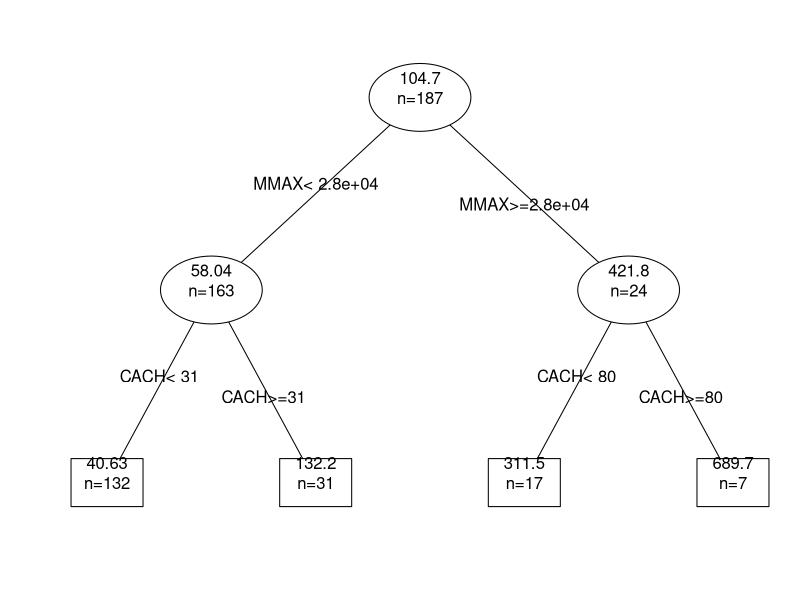
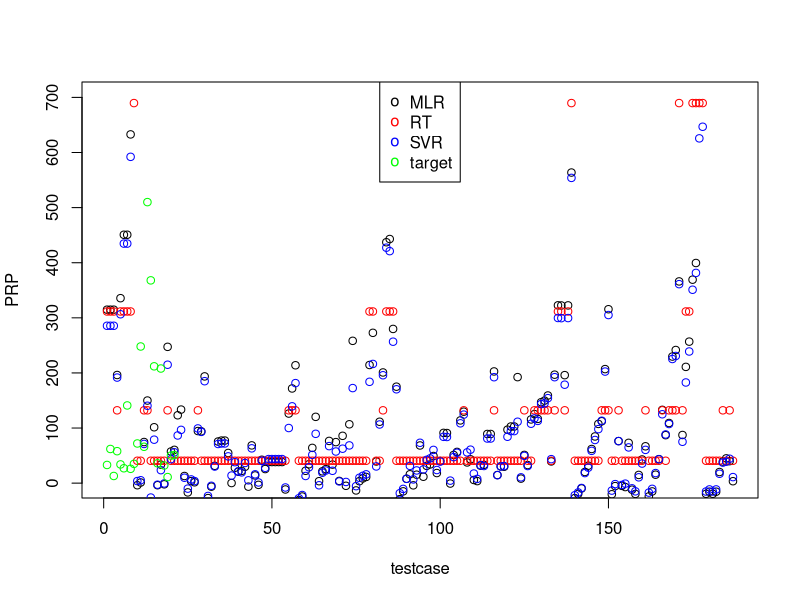

Write R code to recreate these figures, in order.
#load data
trainData = read.csv("Machine1.csv", header = TRUE)
testData = read.csv("Machinetest.csv", header = TRUE)

#load rpart
library(rpart)
library('kernlab')


#seperate X and Y in train and test data
trainData_x = trainData[,-1];
trainData_y = trainData[,1];

testData_x = testData[,-1];
testData_y = testData[,1];

#calcMSE method
calcMSE = function(predictedY,target) {
	error = predictedY-target
	return(mean(error^2))
}

#calcMAE method
calcMAE = function(predictedY,target) {
	error = abs(predictedY-target)
	return(mean(error))
}

#calcMAE method
calcRsq = function(predictedY,target) {
	errsq = (predictedY-target)^2
	meansq = (target-mean(target))^2
	
	frac = sum(errsq)/sum(meansq)
	rsq = 1-frac

	return(rsq)
}
#set random seed for doing cross validation
set.seed(100)

#create regression tree with cv=5
myTree <- rpart(PRP	~ MYCT+MMIN+MMAX+CACH+CHMIN+CHMAX, data =trainData, control = rpart.control(xval = 5))


#prune tree by choosing CP with min error
cpIndex <- myTree$cptable[which.min(myTree$cptable[,"xerror"]),"CP"]
myPrunedTree <- prune(myTree,cpIndex)

#print text version of tree
#print(myTree)

#print summary
#print(summary(myTree))

#plot tree
#plot(myTree)
#text(myTree,use.n=T)



#plot tree
png("RT.png")
par(xpd = TRUE)
plot(myPrunedTree,compress=T,branch=0,uniform=T)
text(myPrunedTree,use.n=T,fancy=T,all=T)
dev.off()




#testing pruned tree
ptTestOut = predict(myPrunedTree,newdata=trainData);
ptMSE = calcMSE(ptTestOut,trainData_y);
ptMAE = calcMAE(ptTestOut,trainData_y);

ptCP = printcp(myPrunedTree)
ptCP.rsq <- 1-ptCP[,c(3,4)] 



#SVR

mySvr =  ksvm(PRP	~ MYCT+MMIN+MMAX+CACH+CHMIN+CHMAX,data=trainData,scaled=TRUE,type="nu-svr",kernel="vanilladot", kpar="automatic", class.weights=NULL,cache=100,cross=5);
svrTestOut = predict(mySvr,newdata=trainData,type="response");

svrMSE = calcMSE(svrTestOut,trainData_y);
svrMAE = calcMAE(svrTestOut,trainData_y);
svrRsq = calcRsq(svrTestOut,trainData_y)

#MLR
myMlr = lm(PRP~ MYCT+MMIN+MMAX+CACH+CHMIN+CHMAX,data=trainData)
mlrTestOut = predict(myMlr,newdata=trainData)

mlrMSE = calcMSE(mlrTestOut, trainData_y);
mlrMAE = calcMAE(mlrTestOut, trainData_y);
mlrSummary = summary(myMlr)

#plot of results from all three models
png("predict-results.png")
plot(mlrTestOut,xlab="testcase",ylab="PRP",ylim=c(1,700))
points(ptTestOut,col='red')
points(svrTestOut,col='blue')
points(testData_y,col='green')
legend("top",legend=c("MLR","RT","SVR","target"),pch='o',col=c("black","red","blue","green"));
dev.off()

#print MSE results
print("MSE-RT")
print(ptMSE)
print("MSE-SVR")
print(svrMSE)
print("MSE-MLR")
print(mlrMSE)

#print MAE results
print("MAE-RT")
print(ptMAE)
print("MAE-SVR")
print(svrMAE)
print("MAE-MLR")
print(mlrMAE)

#print R-squared results
print("RT r-squared:")
print(ptCP.rsq[nrow(ptCP.rsq),1])
print("SVR r-squared:")
print(svrRsq)
print("MLR r-squared:")
print(mlrSummary$r.squared)
